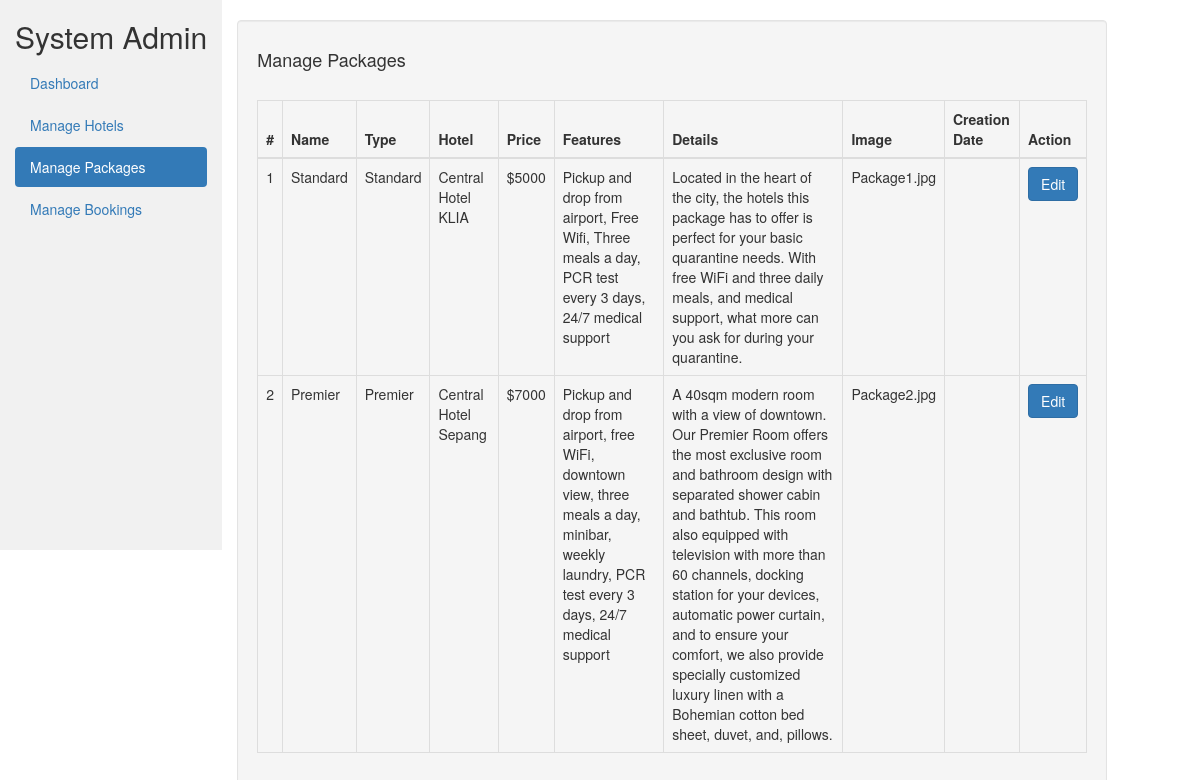
Page /admin/manage-packages.php (signed in) on the committed database.
### tables this page shows
CREATE TABLE `packages` (
  `htl_id` int(11) NOT NULL,
  `pkg_id` int(11) NOT NULL,
  `pkg_name` varchar(200) DEFAULT NULL,
  `pkg_type` varchar(150) DEFAULT NULL,
  `pkg_price` int(11) DEFAULT NULL,
  `pkg_features` varchar(255) DEFAULT NULL,
  `pkg_details` mediumtext DEFAULT NULL,
  `pkg_image` varchar(100) DEFAULT NULL,
  `creation_date` timestamp NULL DEFAULT NULL,
  `update_date` timestamp NULL DEFAULT NULL
);

CREATE TABLE `hotels` (
  `htl_id` int(11) NOT NULL,
  `htl_name` varchar(200) DEFAULT NULL,
  `htl_location` varchar(100) DEFAULT NULL,
  `htl_image` varchar(100) DEFAULT NULL,
  `creation_date` timestamp NULL DEFAULT current_timestamp(),
  `update_date` timestamp NULL DEFAULT NULL ON UPDATE current_timestamp()
);

### admin/manage-packages.php (the view, shortened to what this page needs)
<?php
include('includes/config.php');
if (strlen($_SESSION['alogin']) == 0) {
	header('location:dashboard.php');
} else {
?>
<!DOCTYPE html>
<html lang="en">
<head>
    <link rel="stylesheet" href="https://maxcdn.bootstrapcdn.com/bootstrap/3.4.1/css/bootstrap.min.css">
</head>
<body>
    <div class="container-fluid">
        <div class="row content">
            <div class="col-sm-3 sidenav hidden-xs">
                <h2>System Admin</h2>
                <ul class="nav nav-pills nav-stacked">
                    <li><a href="dashboard.php">Dashboard</a></li>
                    <li><a href="manage-hotels.php">Manage Hotels</a></li>
                    <li class="active"><a href="manage-packages.php">Manage Packages</a></li>
                    <li><a href="manage-bookings.php">Manage Bookings</a></li>
                </ul><br>
            </div>
            <br>
            <div class="col-sm-9">
                <div class="well">
                    <h4>Manage Packages</h4><br>
                    <table class="table table-bordered">
                        <thead>
                            <tr>
                                <th>#</th>
                                <th>Name</th>
                                <th>Type</th>
                                <th>Hotel</th>
                                <th>Price</th>
                                <th>Features</th>
                                <th>Details</th>
                                <th>Image</th>
                                <th>Creation Date</th>
                                <th>Action</th>
                            </tr>
                        </thead>
                        <tbody>
                            <?php $sql = "SELECT pkg_name as pname,pkg_type as type,pkg_price as price,pkg_features as features,pkg_details as details, pkg_image as image, packages.creation_date as pcreate, hotels.htl_name as hname from packages join hotels on hotels.htl_id=packages.htl_id";
                            $query = $dbh->prepare($sql);
                            $query->execute();
                            $results = $query->fetchAll(PDO::FETCH_OBJ);
                            $cnt = 1;
                            if ($query->rowCount() > 0) {
                                foreach ($results as $result) { ?>
                                    <tr>
                                        <td><?php echo htmlentities($cnt); ?></td>
                                        <td><?php echo htmlentities($result->pname); ?></td>
                                        <td><?php echo htmlentities($result->type); ?></td>
                                        <td><?php echo htmlentities($result->hname); ?></td>
                                        <td>$<?php echo htmlentities($result->price); ?></td>
                                        <td><?php echo htmlentities($result->features); ?></td>
                                        <td><?php echo htmlentities($result->details); ?></td>
                                        <td><?php echo htmlentities($result->image); ?></td>
                                        <td><?php echo htmlentities($result->pcreate); ?></td>
                                        <td><a href="update-package.php?pid=<?php echo htmlentities($result->pkg_id); ?>"><button type="button" class="btn btn-primary btn-block">Edit</button></a></td>
                                    </tr>
                            <?php $cnt = $cnt + 1;
                                }
                            } ?>
                        </tbody>
                    </table>
                </div>
            </div>
        </div>
    </div>
</body>
</html>
<?php } ?>

### admin/manage-packages.php (style rules this page uses)
.row.content { height: 550px }
.sidenav { background-color: #f1f1f1; height: 100%; width: auto; }

### rows in the picture
packages: pkg_name "Standard", pkg_type "Standard", htl.htl_name "Central Hotel KLIA", pkg_price "5000", pkg_features "Pickup and drop from airport, Free Wifi, Three meals a day, PCR test every 3 days, 24/7 medical support", pkg_details "Located in the heart of the city, the hotels this package has to offer is perfect for your basic quarantine needs. With free WiFi and three daily meals, and medical support, what more can you ask for during your quarantine.", pkg_image "Package1.jpg"
packages: pkg_name "Premier", pkg_type "Premier", htl.htl_name "Central Hotel Sepang", pkg_price "7000", pkg_features "Pickup and drop from airport, free WiFi, downtown view, three meals a day, minibar, weekly laundry, PCR test every 3 days, 24/7 medical support", pkg_details "A 40sqm modern room with a view of downtown. Our Premier Room offers the most exclusive room and bathroom design with separated shower cabin and bathtub. This room also equipped with television with more than 60 channels, docking station for your devices, automatic power curtain, and to ensure your comfort, we also provide specially customized luxury linen with a Bohemian cotton bed sheet, duvet, and, pillows.", pkg_image "Package2.jpg"
